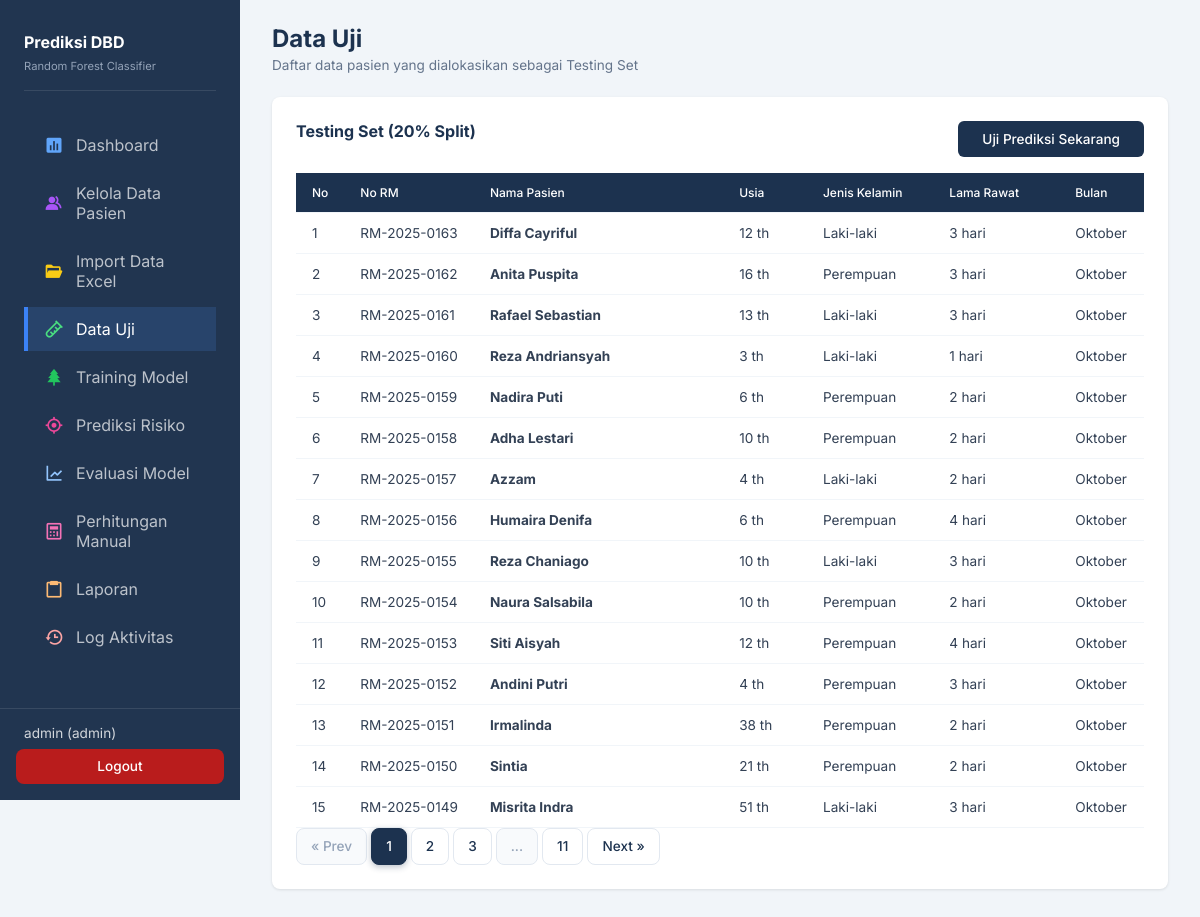
/data_uji/ (signed in), run on the app's committed database.
### app/models.py (models this page shows, shortened)
class User(UserMixin, db.Model):
    __tablename__ = 'users'
    id = db.Column(db.Integer, primary_key=True)
    username = db.Column(db.String(50), unique=True, nullable=False)
    password = db.Column(db.String(255), nullable=False)
    nama_lengkap = db.Column(db.String(100), nullable=False)
    email = db.Column(db.String(100))
    role = db.Column(db.Enum('admin', 'petugas'), default='petugas')
    foto = db.Column(db.String(255), default='default.png')
    status = db.Column(db.Enum('aktif', 'nonaktif'), default='aktif')
    last_login = db.Column(db.DateTime)
    created_at = db.Column(db.DateTime, default=datetime.utcnow)
    updated_at = db.Column(db.DateTime, default=datetime.utcnow, onupdate=datetime.utcnow)

class PasienDBD(db.Model):
    __tablename__ = 'pasien_dbd'
    id = db.Column(db.Integer, primary_key=True)
    no_rm = db.Column(db.String(20), unique=True)
    nama_pasien = db.Column(db.String(100), nullable=False)
    usia = db.Column(db.Integer, nullable=False)
    jenis_kelamin = db.Column(db.Enum('L', 'P'), nullable=False)
    alamat = db.Column(db.Text)
    tanggal_masuk = db.Column(db.Date, nullable=False)
    tanggal_keluar = db.Column(db.Date)
    lama_rawat = db.Column(db.Integer)
    bulan = db.Column(db.String(20))
    tahun = db.Column(db.Integer)
    created_at = db.Column(db.DateTime, default=datetime.utcnow)
    updated_at = db.Column(db.DateTime, default=datetime.utcnow, onupdate=datetime.utcnow)

### app/routes/data_uji.py (the view)
@data_uji_bp.route('/')
@login_required
@admin_or_petugas_required
def index():
    page = request.args.get('page', 1, type=int)
    data_uji = PasienDBD.query.order_by(PasienDBD.id.desc()).paginate(
        page=page, per_page=15, error_out=False
    )
    return render_template('data_uji/index.html', data_uji=data_uji)

### app/templates/data_uji/index.html (shortened to what this page needs)
{% extends "base.html" %}
{% block content %}
<div>
    <h2 class="page-title">Data Uji</h2>
    <p class="page-subtitle">Daftar data pasien yang dialokasikan sebagai Testing Set</p>
</div>
<div class="card mb-4" style="border-radius: 8px;">
    <div class="card-body p-4">
        <div class="d-flex justify-content-between align-items-center mb-3">
            <h5 class="card-title-custom mb-0">Testing Set (20% Split)</h5>
            <a href="{{ url_for('prediksi.index') }}" class="btn btn-dark-blue">Uji Prediksi Sekarang</a>
        </div>
        <div class="table-responsive">
            <table class="table table-hover table-dark-header">
                <thead>
                    <tr>
                        <th width="5%">No</th>
                        <th width="15%">No RM</th>
                        <th width="30%">Nama Pasien</th>
                        <th width="10%">Usia</th>
                        <th width="15%">Jenis Kelamin</th>
                        <th width="15%">Lama Rawat</th>
                        <th width="10%">Bulan</th>
                    </tr>
                </thead>
                <tbody>
                    {% for d in data_uji.items %}
                    <tr>
                        <td>{{ (data_uji.page - 1) * data_uji.per_page + loop.index }}</td>
                        <td>{{ d.no_rm }}</td>
                        <td><strong>{{ d.nama_pasien }}</strong></td>
                        <td>{{ d.usia }} th</td>
                        <td>{{ 'Laki-laki' if d.jenis_kelamin == 'L' else 'Perempuan' }}</td>
                        <td>{{ d.lama_rawat }} hari</td>
                        <td>{{ d.bulan }}</td>
                    </tr>
                    {% endfor %}
                </tbody>
            </table>
        </div>
        {% if data_uji.pages > 1 %}
        <nav aria-label="Page navigation" class="mt-4">
            <ul class="pagination justify-content-center mb-0">
                <li class="page-item {% if not data_uji.has_prev %}disabled{% endif %}">
                    <a class="page-link" href="{{ url_for('data_uji.index', page=data_uji.prev_num) if data_uji.has_prev else '#' }}">&laquo; Prev</a>
                </li>
                {% for page_num in data_uji.iter_pages(left_edge=1, right_edge=1, left_current=2, right_current=2) %}
                    {% if page_num %}
                        <li class="page-item {% if page_num == data_uji.page %}active{% endif %}">
                            <a class="page-link" href="{{ url_for('data_uji.index', page=page_num) }}">{{ page_num }}</a>
                        </li>
                    {% else %}
                        <li class="page-item disabled"><span class="page-link">...</span></li>
                    {% endif %}
                {% endfor %}
                <li class="page-item {% if not data_uji.has_next %}disabled{% endif %}">
                    <a class="page-link" href="{{ url_for('data_uji.index', page=data_uji.next_num) if data_uji.has_next else '#' }}">Next &raquo;</a>
                </li>
            </ul>
        </nav>
        {% endif %}
    </div>
</div>
{% endblock %}

### app/templates/base.html (shortened to what this page needs)
<!DOCTYPE html>
<html lang="id">
<head>
    <link href="https://unpkg.com/boxicons@2.1.4/css/boxicons.min.css" rel="stylesheet">
</head>
<body>
    <aside class="sidebar" id="sidebar">
        <div class="sidebar-brand" style="margin-top: 0.5rem;">
            <div class="sidebar-brand-text">
                <h5>Prediksi DBD</h5>
                <small>Random Forest Classifier</small>
            </div>
        </div>
        <ul class="nav-menu">
            <li class="nav-item">
                <a href="{{ url_for('main.index') }}" class="nav-link {% if request.endpoint == 'main.index' %}active{% endif %}">
                    <i class='bx bxs-bar-chart-square' style="color: #60a5fa;"></i>
                    <span>Dashboard</span>
                </a>
            </li>
            {% if current_user.role in ['admin', 'petugas'] %}
            <li class="nav-item">
                <a href="{{ url_for('data.index') }}" class="nav-link {% if request.endpoint == 'data.index' %}active{% endif %}">
                    <i class='bx bxs-group' style="color: #a855f7;"></i>
                    <span>Kelola Data Pasien</span>
                </a>
            </li>
            <li class="nav-item">
                <a href="{{ url_for('data.import_excel') }}" class="nav-link {% if request.endpoint == 'data.import_excel' %}active{% endif %}">
                    <i class='bx bxs-folder-open' style="color: #facc15;"></i>
                    <span>Import Data Excel</span>
                </a>
            </li>
            {% endif %}
            {% if current_user.role in ['admin', 'petugas'] %}
            <li class="nav-item">
                <a href="{{ url_for('data_uji.index') }}" class="nav-link {% if request.endpoint == 'data_uji.index' %}active{% endif %}">
                    <i class='bx bx-test-tube' style="color: #4ade80;"></i>
                    <span>Data Uji</span>
                </a>
            </li>
            {% endif %}
            {% if current_user.role in ['admin', 'petugas'] %}
            <li class="nav-item">
                <a href="{{ url_for('training.index') }}" class="nav-link {% if request.endpoint and 'training' in request.endpoint %}active{% endif %}">
                    <i class='bx bxs-tree' style="color: #22c55e;"></i>
                    <span>Training Model</span>
                </a>
            </li>
            {% endif %}
            <li class="nav-item">
                <a href="{{ url_for('prediksi.index') }}" class="nav-link {% if 'prediksi' in request.endpoint %}active{% endif %}">
                    <i class='bx bx-target-lock' style="color: #ec4899;"></i>
                    <span>Prediksi Risiko</span>
                </a>
            </li>
            <li class="nav-item">
                <a href="{{ url_for('evaluasi.index') }}" class="nav-link {% if 'evaluasi' in request.endpoint %}active{% endif %}">
                    <i class='bx bx-line-chart' style="color: #93c5fd;"></i>
                    <span>Evaluasi Model</span>
                </a>
            </li>
            {% if current_user.role in ['admin', 'petugas'] %}
            <li class="nav-item">
                <a href="{{ url_for('perhitungan.index') }}" class="nav-link {% if request.endpoint and 'perhitungan' in request.endpoint %}active{% endif %}">
                    <i class='bx bx-calculator' style="color: #f472b6;"></i>
                    <span>Perhitungan Manual</span>
                </a>
            </li>
            {% endif %}
            <li class="nav-item">
                <a href="{{ url_for('laporan.index') }}" class="nav-link {% if request.endpoint and 'laporan' in request.endpoint %}active{% endif %}">
                    <i class='bx bx-clipboard' style="color: #fdba74;"></i>
                    <span>Laporan</span>
                </a>
            </li>
            {% if current_user.role == 'admin' %}
            <li class="nav-item">
                <a href="{{ url_for('log.index') }}" class="nav-link {% if 'log' in request.endpoint %}active{% endif %}">
                    <i class='bx bx-history' style="color: #fca5a5;"></i>
                    <span>Log Aktivitas</span>
                </a>
            </li>
            {% endif %}
        </ul>
        <div class="user-menu" style="padding: 1rem; border-top: 1px solid rgba(255,255,255,0.1); margin: auto -1.5rem 0 -1.5rem; background: var(--sidebar-bg);">
            <div style="margin-bottom: 0.5rem; padding: 0 0.5rem; font-size: 0.85rem; color: rgba(255,255,255,0.8);">
                {{ current_user.username }} ({{ current_user.role }})
            </div>
            <a href="{{ url_for('auth.logout') }}" class="btn btn-danger" style="width: 100%; border-radius: 8px; padding: 0.6rem; justify-content: center; background: #b91c1c; border: none; font-size: 0.85rem;">
                Logout
            </a>
        </div>
    </aside>
    <main class="main-content">
        {% block content %}{% endblock %}
    </main>
</body>
</html>

### app/templates/base.html (style rules this page uses)
:root { --primary: #1c324f; --primary-light: #28446b; --primary-100: #e2e8f0; --danger: #ef4444; --danger-light: #fee2e2; --warning: #f59e0b; --warning-light: #fdf6b2; --success: #22c55e; --success-light: #def7ec; --info: #3b82f6; --info-light: #dbeafe; --gray-50: #f8fafc; --gray-100: #f1f5f9; --gray-200: #e2e8f0; --gray-300: #cbd5e1; --gray-400: #94a3b8; --gray-500: #64748b; --gray-600: #475569; --gray-700: #334155; --gray-800: #1c324f; --gray-900: #0f172a; --sidebar-bg: #213550; --sidebar-width: 240px; }
* { box-sizing: border-box; margin: 0; padding: 0; }
body { font-family: 'Inter', sans-serif; background: var(--gray-100); min-height: 100vh; color: var(--gray-700); overflow-x: hidden; }
html { scroll-behavior: smooth; }
.sidebar { position: fixed; left: 0; top: 0; width: var(--sidebar-width); height: 100vh; background: var(--sidebar-bg); color: white; padding: 1.5rem; padding-bottom: 0; overflow-y: auto; z-index: 1000; transition: transform 0.3s ease; display: flex; flex-direction: column; }
.sidebar-brand { display: flex; align-items: center; gap: 0.75rem; margin-bottom: 2rem; padding-bottom: 1rem; border-bottom: 1px solid rgba(255,255,255,0.1); }
.sidebar-brand-text h5 { font-size: 1rem; font-weight: 700; margin-bottom: 0.125rem; color: white; }
.sidebar-brand-text small { font-size: 0.7rem; color: var(--gray-400); }
.nav-menu { list-style: none; flex: 1; overflow-y: auto; padding-bottom: 1rem; }
.nav-item { margin-bottom: 0.25rem; }
.nav-link { display: flex; align-items: center; gap: 0.75rem; padding: 0.75rem 1rem; color: rgba(255,255,255,0.7); text-decoration: none; transition: all 0.2s; border-left: 4px solid transparent; }
.nav-link.active { background: #28446b; color: white; border-left: 4px solid #3b82f6; }
.nav-link i { font-size: 1.25rem; }
.main-content { margin-left: var(--sidebar-width); padding: 1.5rem 2rem; min-height: 100vh; }
.card { background: white; border-radius: 16px; box-shadow: 0 1px 3px rgba(0,0,0,0.1); margin-bottom: 1.5rem; overflow: hidden; }
.card-body { padding: 1.25rem; }
.btn { display: inline-flex; align-items: center; justify-content: center; gap: 0.5rem; padding: 0.625rem 1.25rem; border-radius: 10px; font-size: 0.875rem; font-weight: 500; cursor: pointer; border: none; transition: all 0.2s; text-decoration: none; }
.btn-danger { background: var(--danger); color: white; }
.table { width: 100%; border-collapse: collapse; }
.table-responsive { overflow-x: auto; -webkit-overflow-scrolling: touch; }
.table th, .table td { padding: 0.75rem 1rem; text-align: left; border-bottom: 1px solid var(--gray-100); white-space: nowrap; }
.table th { font-weight: 600; color: white; font-size: 0.8rem; background: var(--gray-800); }
.mb-0 { margin-bottom: 0; }
.mb-3 { margin-bottom: 1rem; }
.mb-4 { margin-bottom: 1.5rem; }
.p-4 { padding: 1.5rem; }
.d-flex { display: flex; }
.align-items-center { align-items: center; }
.justify-content-between { justify-content: space-between; }
.pagination { display: flex; list-style: none; padding: 0; margin: 0; gap: 0.25rem; }
.page-item { list-style: none; }
.page-link { display: block; padding: 0.5rem 0.875rem; color: var(--primary); background: white; border: 1px solid var(--gray-200); border-radius: 8px; text-decoration: none; font-size: 0.85rem; font-weight: 500; transition: all 0.2s; cursor: pointer; line-height: 1.4; }
.page-item.active .page-link { background: var(--primary); color: white; border-color: var(--primary); box-shadow: 0 2px 6px rgba(28, 50, 79, 0.3); }
.page-item.disabled .page-link { color: var(--gray-400); background: var(--gray-50); border-color: var(--gray-200); cursor: not-allowed; transform: none; box-shadow: none; }
.user-menu { margin-top: auto; margin-left: -1.5rem; margin-right: -1.5rem; padding: 0.75rem 1.5rem; background: rgba(255,255,255,0.1); border-top: 1px solid rgba(255,255,255,0.1); flex-shrink: 0; }

### data on the page
User: username "admin", role "admin"
PasienDBD: page "1", no_rm "RM-2025-0163", nama_pasien "Diffa Cayriful", usia "12", jenis_kelamin "Laki-laki", lama_rawat "3", bulan "Oktober"
PasienDBD: page "2", no_rm "RM-2025-0162", nama_pasien "Anita Puspita", usia "16", jenis_kelamin "Perempuan", lama_rawat "3", bulan "Oktober"
PasienDBD: (data_uji.page-1)*data_uji.per_page+loop.index "3", no_rm "RM-2025-0161", nama_pasien "Rafael Sebastian", usia "13", jenis_kelamin "Laki-laki", lama_rawat "3", bulan "Oktober"
PasienDBD: page "4", no_rm "RM-2025-0160", nama_pasien "Reza Andriansyah", usia "3", jenis_kelamin "Laki-laki", lama_rawat "1", bulan "Oktober"
PasienDBD: page "5", no_rm "RM-2025-0159", nama_pasien "Nadira Puti", usia "6", jenis_kelamin "Perempuan", lama_rawat "2", bulan "Oktober"
PasienDBD: page "6", no_rm "RM-2025-0158", nama_pasien "Adha Lestari", usia "10", jenis_kelamin "Perempuan", lama_rawat "2", bulan "Oktober"
PasienDBD: page "7", no_rm "RM-2025-0157", nama_pasien "Azzam", usia "4", jenis_kelamin "Laki-laki", lama_rawat "2", bulan "Oktober"
PasienDBD: page "8", no_rm "RM-2025-0156", nama_pasien "Humaira Denifa", usia "6", jenis_kelamin "Perempuan", lama_rawat "4", bulan "Oktober"
PasienDBD: page "9", no_rm "RM-2025-0155", nama_pasien "Reza Chaniago", usia "10", jenis_kelamin "Laki-laki", lama_rawat "3", bulan "Oktober"
PasienDBD: (data_uji.page-1)*data_uji.per_page+loop.index "10", no_rm "RM-2025-0154", nama_pasien "Naura Salsabila", usia "10", jenis_kelamin "Perempuan", lama_rawat "2", bulan "Oktober"
PasienDBD: page "11", no_rm "RM-2025-0153", nama_pasien "Siti Aisyah", usia "12", jenis_kelamin "Perempuan", lama_rawat "4", bulan "Oktober"
PasienDBD: page "12", no_rm "RM-2025-0152", nama_pasien "Andini Putri", usia "4", jenis_kelamin "Perempuan", lama_rawat "3", bulan "Oktober"
PasienDBD: page "13", no_rm "RM-2025-0151", nama_pasien "Irmalinda", usia "38", jenis_kelamin "Perempuan", lama_rawat "2", bulan "Oktober"
PasienDBD: page "14", no_rm "RM-2025-0150", nama_pasien "Sintia", usia "21", jenis_kelamin "Perempuan", lama_rawat "2", bulan "Oktober"
PasienDBD: page "15", no_rm "RM-2025-0149", nama_pasien "Misrita Indra", usia "51", jenis_kelamin "Laki-laki", lama_rawat "3", bulan "Oktober"

### other printed values
{{ page_num }} "1" "2" "3" "11"
